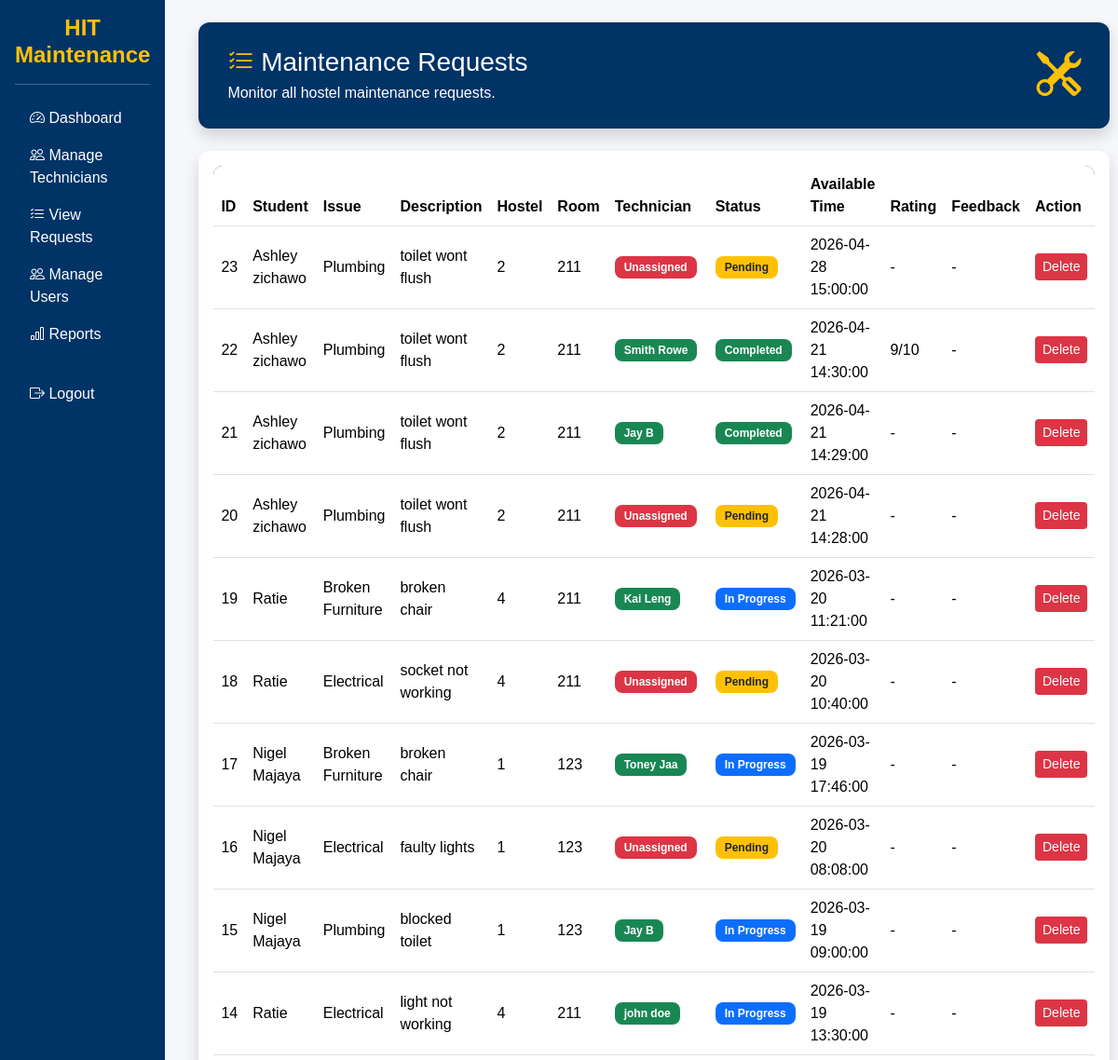
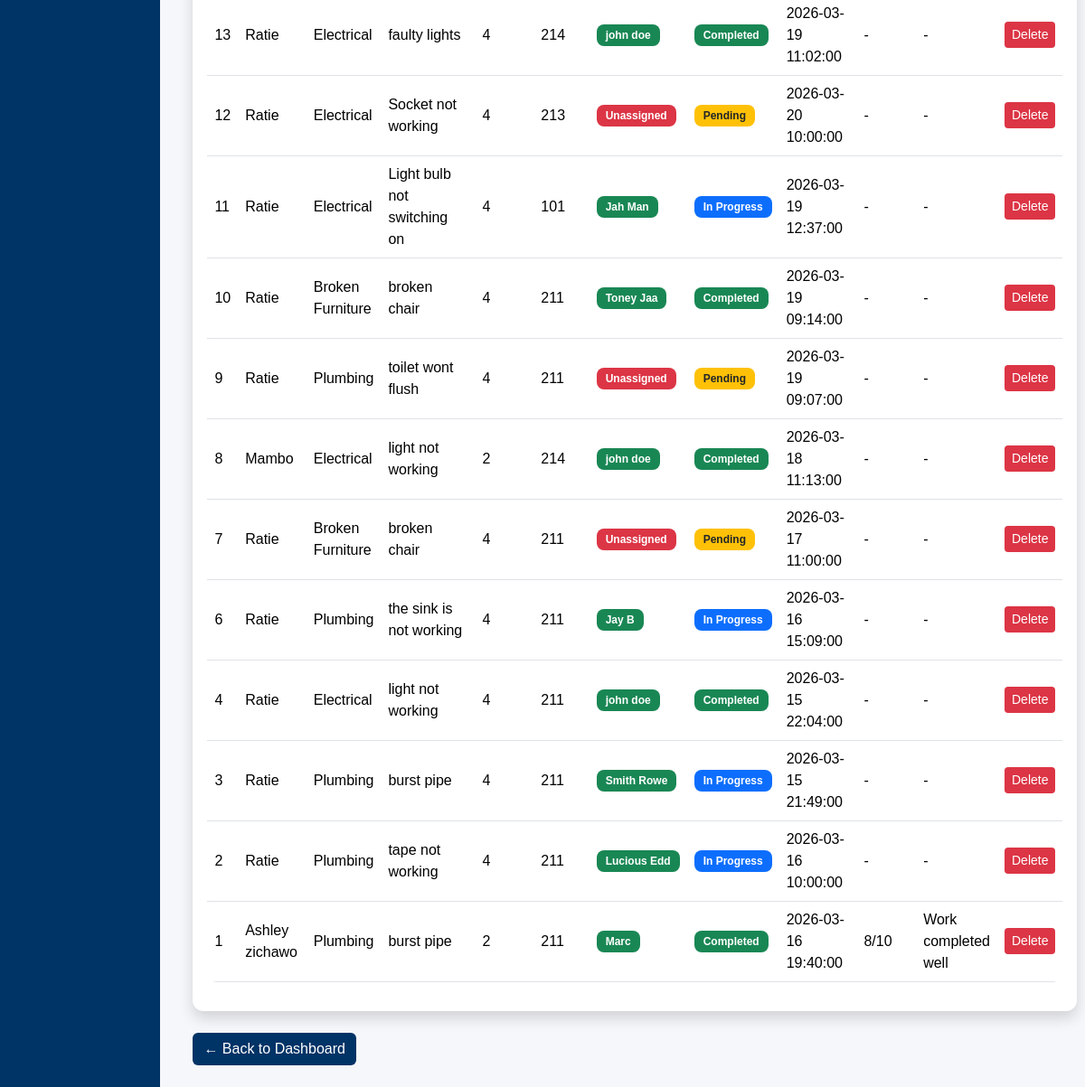
/supervisor/view_requests.php (signed in), run on the app's committed database (2 pictures, top to bottom).
### tables this page shows
CREATE TABLE `requests` (
  `id` int(11) NOT NULL,
  `student_id` int(11) DEFAULT NULL,
  `issue_type_id` int(11) DEFAULT NULL,
  `hostel` varchar(50) DEFAULT NULL,
  `room` varchar(20) DEFAULT NULL,
  `description` text DEFAULT NULL,
  `available_time` datetime DEFAULT NULL,
  `status` enum('pending','in_progress','completed') DEFAULT 'pending',
  `assigned_staff` int(11) DEFAULT NULL,
  `created_at` timestamp NOT NULL DEFAULT current_timestamp(),
  `technician_arrived` tinyint(1) DEFAULT NULL,
  `rating` int(11) DEFAULT NULL,
  `image_path` varchar(255) DEFAULT NULL
);

CREATE TABLE `users` (
  `id` int(11) NOT NULL,
  `name` varchar(100) DEFAULT NULL,
  `email` varchar(100) DEFAULT NULL,
  `password` varchar(255) DEFAULT NULL,
  `role` enum('student','staff','supervisor') DEFAULT NULL,
  `hostel` varchar(50) DEFAULT NULL,
  `room` varchar(20) DEFAULT NULL,
  `created_at` timestamp NOT NULL DEFAULT current_timestamp(),
  `google_id` varchar(255) DEFAULT NULL,
  `profile_pic` text DEFAULT NULL
);

CREATE TABLE `issue_types` (
  `id` int(11) NOT NULL,
  `issue_name` varchar(50) DEFAULT NULL
);

CREATE TABLE `ratings` (
  `id` int(11) NOT NULL,
  `request_id` int(11) DEFAULT NULL,
  `staff_id` int(11) DEFAULT NULL,
  `rating` int(11) DEFAULT NULL,
  `feedback` text DEFAULT NULL,
  `created_at` timestamp NOT NULL DEFAULT current_timestamp()
);

### supervisor/view_requests.php (the view, shortened to what this page needs)
<?php
include("../config/database.php");
$sql = "SELECT requests.*, users.name AS student_name,
        issue_types.issue_name,
        staff_users.name AS technician,
        ratings.feedback AS service_feedback
        FROM requests
        JOIN users ON requests.student_id = users.id
        JOIN issue_types ON requests.issue_type_id = issue_types.id
        LEFT JOIN staff ON requests.assigned_staff = staff.id
        LEFT JOIN users AS staff_users ON staff.user_id = staff_users.id
        LEFT JOIN ratings ON ratings.request_id = requests.id
        ORDER BY requests.created_at DESC";
$result = $conn->query($sql);
?>
<?php include("../includes/header.php"); ?>
<?php include("../includes/sidebar.php"); ?>
<div class="container-fluid">
<div class="card shadow border-0 mb-4 page-header">
<div class="card-body d-flex justify-content-between align-items-center">
<div>
<h3 class="mb-1 text-white">
<i class="bi bi-list-check text-warning"></i> Maintenance Requests
</h3>
<p class="mb-0 text-white">
Monitor all hostel maintenance requests.
</p>
</div>
<i class="bi bi-tools display-5 text-warning"></i>
</div>
</div>
<div class="card shadow border-0">
<div class="card-body">
<div class="table-responsive">
<table class="table table-hover align-middle">
<thead>
<tr>
<th>ID</th>
<th>Student</th>
<th>Issue</th>
<th>Description</th>
<th>Hostel</th>
<th>Room</th>
<th>Technician</th>
<th>Status</th>
<th>Available Time</th>
<th>Rating</th>
<th>Feedback</th>
<th>Action</th>
</tr>
</thead>
<tbody>
<?php
if($result->num_rows > 0){
while($row = $result->fetch_assoc()){
?>
<tr>
<td><?php echo $row['id']; ?></td>
<td><?php echo $row['student_name']; ?></td>
<td><?php echo $row['issue_name']; ?></td>
<td><?php echo $row['description']; ?></td>
<td><?php echo $row['hostel']; ?></td>
<td><?php echo $row['room']; ?></td>
<td>
<?php
if($row['technician']){
    echo "<span class='badge bg-success'>".$row['technician']."</span>";
}else{
    echo "<span class='badge bg-danger'>Unassigned</span>";
}
?>
</td>
<td>
<?php
if($row['status'] == "pending"){
    echo "<span class='badge bg-warning text-dark'>Pending</span>";
}
elseif($row['status'] == "in_progress"){
    echo "<span class='badge bg-primary'>In Progress</span>";
}
else{
    echo "<span class='badge bg-success'>Completed</span>";
}
?>
</td>
<td><?php echo $row['available_time']; ?></td>
<td><?php echo $row['rating'] ? (int)$row['rating'].'/10' : '-'; ?></td>
<td><?php echo $row['service_feedback'] ? htmlspecialchars($row['service_feedback']) : '-'; ?></td>
<td>
<a href="delete_request.php?id=<?php echo $row['id']; ?>"
class="btn btn-danger btn-sm"
onclick="return confirm('Delete this request?')">
Delete
</a>
</td>
</tr>
<?php
}
}else{
echo "<tr><td colspan='12' class='text-center'>No maintenance requests found</td></tr>";
}
?>
</tbody>
</table>
</div>
</div>
</div>
<div class="mt-4">
<a href="dashboard.php" class="btn btn-primary">
← Back to Dashboard
</a>
</div>
</div>
<?php include("../includes/sidebar_end.php"); ?>
<?php include("../includes/footer.php"); ?>

### assets/css/style.css (style rules this page uses)
:root { --hit-blue: #003366; --hit-blue-dark: #002244; --hit-gold: #FFD700; --hit-light: #F5F7FA; --hit-dark: #1A1A1A; }
body { font-family: Arial, sans-serif; background-color: var(--hit-light); margin: 0; padding: 0; }
.card { border-radius: 12px; box-shadow: 0 2px 8px rgba(0,0,0,0.05); }
h3, h4, h5 { color: inherit; }
.page-header { background: var(--hit-blue); color: white; border-radius: 12px; padding: 10px 15px; margin-bottom: 15px; }
.table { background: white; border-radius: 10px; overflow: hidden; }
.table thead { background: var(--hit-blue); color: white; }
.btn-primary { background-color: var(--hit-blue); border: none; }
.btn-danger { background-color: #dc3545; border: none; }
.badge { padding: 6px 10px; border-radius: 8px; font-size: 12px; }

### data on the page
requests: id "23", student.name "Ashley zichawo", issue_type.issue_name "Plumbing", description "toilet wont flush", hostel "2", room "211", shows "Unassigned", status "Pending", available_time "2026-04-28 15:00:00"
requests: id "22", student.name "Ashley zichawo", issue_type.issue_name "Plumbing", description "toilet wont flush", hostel "2", room "211", users.name "Smith Rowe", status "Completed", available_time "2026-04-21 14:30:00", rating "9"
requests: id "21", student.name "Ashley zichawo", issue_type.issue_name "Plumbing", description "toilet wont flush", hostel "2", room "211", users.name "Jay B", status "Completed", available_time "2026-04-21 14:29:00"
requests: id "20", student.name "Ashley zichawo", issue_type.issue_name "Plumbing", description "toilet wont flush", hostel "2", room "211", shows "Unassigned", status "Pending", available_time "2026-04-21 14:28:00"
requests: id "19", student.name "Ratie", issue_type.issue_name "Broken Furniture", description "broken chair", hostel "4", room "211", users.name "Kai Leng", status "In Progress", available_time "2026-03-20 11:21:00"
requests: id "18", student.name "Ratie", issue_type.issue_name "Electrical", description "socket not working", hostel "4", room "211", shows "Unassigned", status "Pending", available_time "2026-03-20 10:40:00"
requests: id "17", student.name "Nigel Majaya", issue_type.issue_name "Broken Furniture", description "broken chair", hostel "1", room "123", users.name "Toney Jaa", status "In Progress", available_time "2026-03-19 17:46:00"
requests: id "16", student.name "Nigel Majaya", issue_type.issue_name "Electrical", description "faulty lights", hostel "1", room "123", shows "Unassigned", status "Pending", available_time "2026-03-20 08:08:00"
requests: id "15", student.name "Nigel Majaya", issue_type.issue_name "Plumbing", description "blocked toilet", hostel "1", room "123", users.name "Jay B", status "In Progress", available_time "2026-03-19 09:00:00"
requests: id "14", student.name "Ratie", issue_type.issue_name "Electrical", description "light not working", hostel "4", room "211", users.name "john doe", status "In Progress", available_time "2026-03-19 13:30:00"
requests: id "13", student.name "Ratie", issue_type.issue_name "Electrical", description "faulty lights", hostel "4", room "214", users.name "john doe", status "Completed", available_time "2026-03-19 11:02:00"
requests: id "12", student.name "Ratie", issue_type.issue_name "Electrical", description "Socket not working", hostel "4", room "213", shows "Unassigned", status "Pending", available_time "2026-03-20 10:00:00"
requests: id "11", student.name "Ratie", issue_type.issue_name "Electrical", description "Light bulb not switching on", hostel "4", room "101", users.name "Jah Man", status "In Progress", available_time "2026-03-19 12:37:00"
requests: id "10", student.name "Ratie", issue_type.issue_name "Broken Furniture", description "broken chair", hostel "4", room "211", users.name "Toney Jaa", status "Completed", available_time "2026-03-19 09:14:00"
requests: id "9", student.name "Ratie", issue_type.issue_name "Plumbing", description "toilet wont flush", hostel "4", room "211", shows "Unassigned", status "Pending", available_time "2026-03-19 09:07:00"
requests: id "8", student.name "Mambo", issue_type.issue_name "Electrical", description "light not working", hostel "2", room "214", users.name "john doe", status "Completed", available_time "2026-03-18 11:13:00"
requests: id "7", student.name "Ratie", issue_type.issue_name "Broken Furniture", description "broken chair", hostel "4", room "211", shows "Unassigned", status "Pending", available_time "2026-03-17 11:00:00"
requests: id "6", student.name "Ratie", issue_type.issue_name "Plumbing", description "the sink is not working", hostel "4", room "211", users.name "Jay B", status "In Progress", available_time "2026-03-16 15:09:00"
requests: id "4", student.name "Ratie", issue_type.issue_name "Electrical", description "light not working", hostel "4", room "211", users.name "john doe", status "Completed", available_time "2026-03-15 22:04:00"
requests: id "3", student.name "Ratie", issue_type.issue_name "Plumbing", description "burst pipe", hostel "4", room "211", users.name "Smith Rowe", status "In Progress", available_time "2026-03-15 21:49:00"
requests: id "2", student.name "Ratie", issue_type.issue_name "Plumbing", description "tape not working", hostel "4", room "211", users.name "Lucious Edd", status "In Progress", available_time "2026-03-16 10:00:00"
requests: id "1", student.name "Ashley zichawo", issue_type.issue_name "Plumbing", description "burst pipe", hostel "2", room "211", users.name "Marc", status "Completed", available_time "2026-03-16 19:40:00", rating "8", ratings.feedback "Work completed well"
